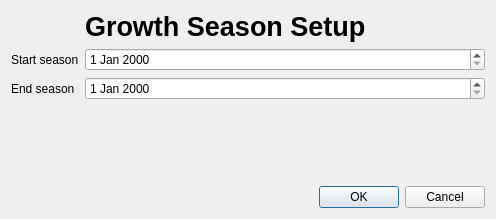
<?xml version="1.0" encoding="UTF-8"?>
<ui version="4.0">
 <class>CustomSeason</class>
 <widget class="QDialog" name="CustomSeason">
  <property name="geometry">
   <rect>
    <x>0</x>
    <y>0</y>
    <width>496</width>
    <height>219</height>
   </rect>
  </property>
  <property name="windowTitle">
   <string>Dialog</string>
  </property>
  <layout class="QVBoxLayout" name="verticalLayout">
   <item>
    <layout class="QFormLayout" name="formLayout">
     <item row="0" column="1">
      <widget class="QLabel" name="title">
       <property name="font">
        <font>
         <pointsize>20</pointsize>
         <weight>75</weight>
         <bold>true</bold>
        </font>
       </property>
       <property name="text">
        <string>Growth Season Setup</string>
       </property>
      </widget>
     </item>
     <item row="1" column="0">
      <widget class="QLabel" name="startl">
       <property name="text">
        <string>Start season</string>
       </property>
      </widget>
     </item>
     <item row="1" column="1">
      <widget class="QDateEdit" name="start"/>
     </item>
     <item row="2" column="0">
      <widget class="QLabel" name="Endl">
       <property name="text">
        <string>End season</string>
       </property>
      </widget>
     </item>
     <item row="2" column="1">
      <widget class="QDateEdit" name="end"/>
     </item>
    </layout>
   </item>
   <item>
    <widget class="QDialogButtonBox" name="buttonBox">
     <property name="orientation">
      <enum>Qt::Horizontal</enum>
     </property>
     <property name="standardButtons">
      <set>QDialogButtonBox::Cancel|QDialogButtonBox::Ok</set>
     </property>
    </widget>
   </item>
  </layout>
 </widget>
 <resources/>
 <connections>
  <connection>
   <sender>buttonBox</sender>
   <signal>accepted()</signal>
   <receiver>CustomSeason</receiver>
   <slot>accept()</slot>
   <hints>
    <hint type="sourcelabel">
     <x>227</x>
     <y>278</y>
    </hint>
    <hint type="destinationlabel">
     <x>157</x>
     <y>274</y>
    </hint>
   </hints>
  </connection>
  <connection>
   <sender>buttonBox</sender>
   <signal>rejected()</signal>
   <receiver>CustomSeason</receiver>
   <slot>reject()</slot>
   <hints>
    <hint type="sourcelabel">
     <x>295</x>
     <y>284</y>
    </hint>
    <hint type="destinationlabel">
     <x>286</x>
     <y>274</y>
    </hint>
   </hints>
  </connection>
 </connections>
</ui>
